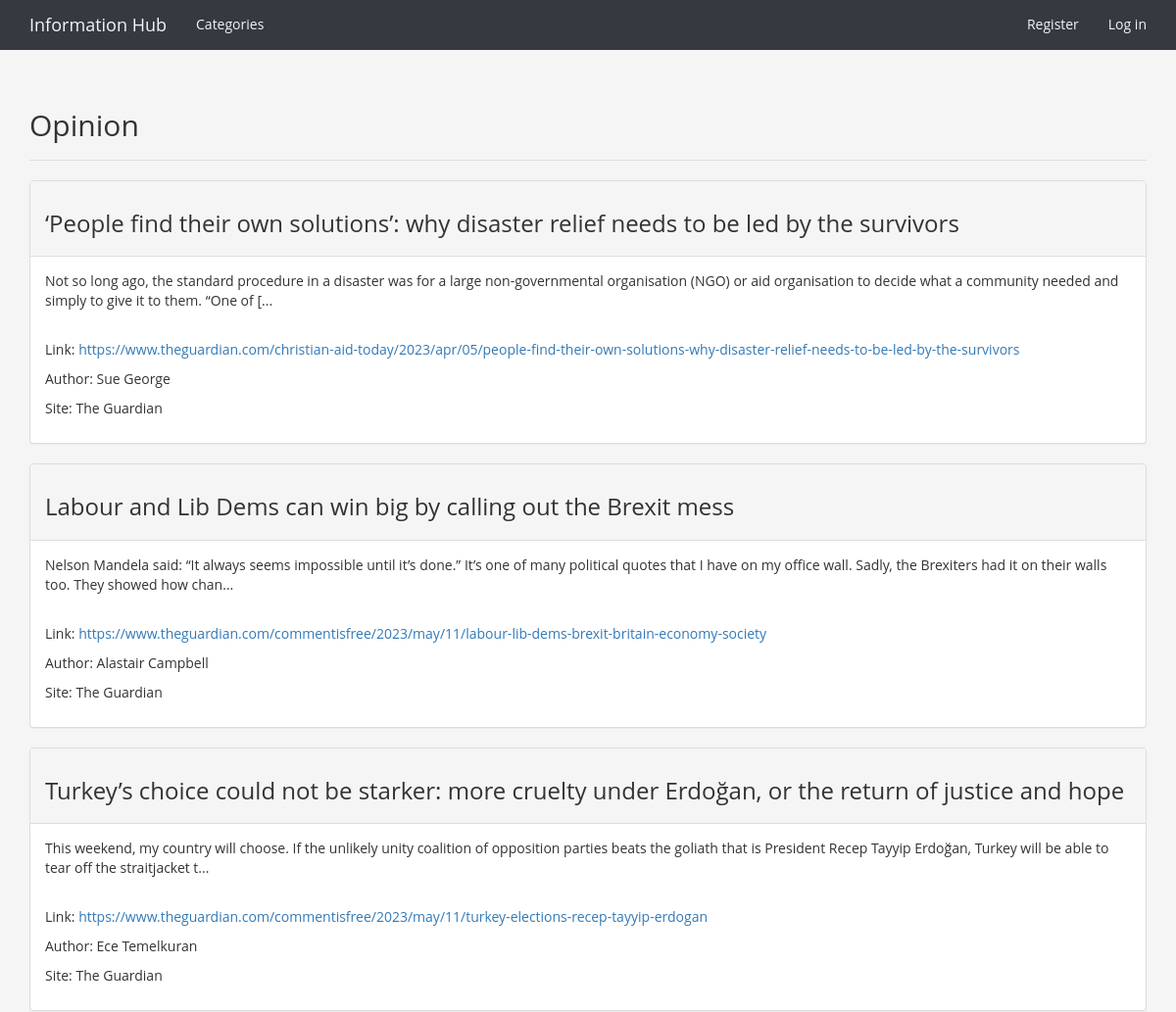
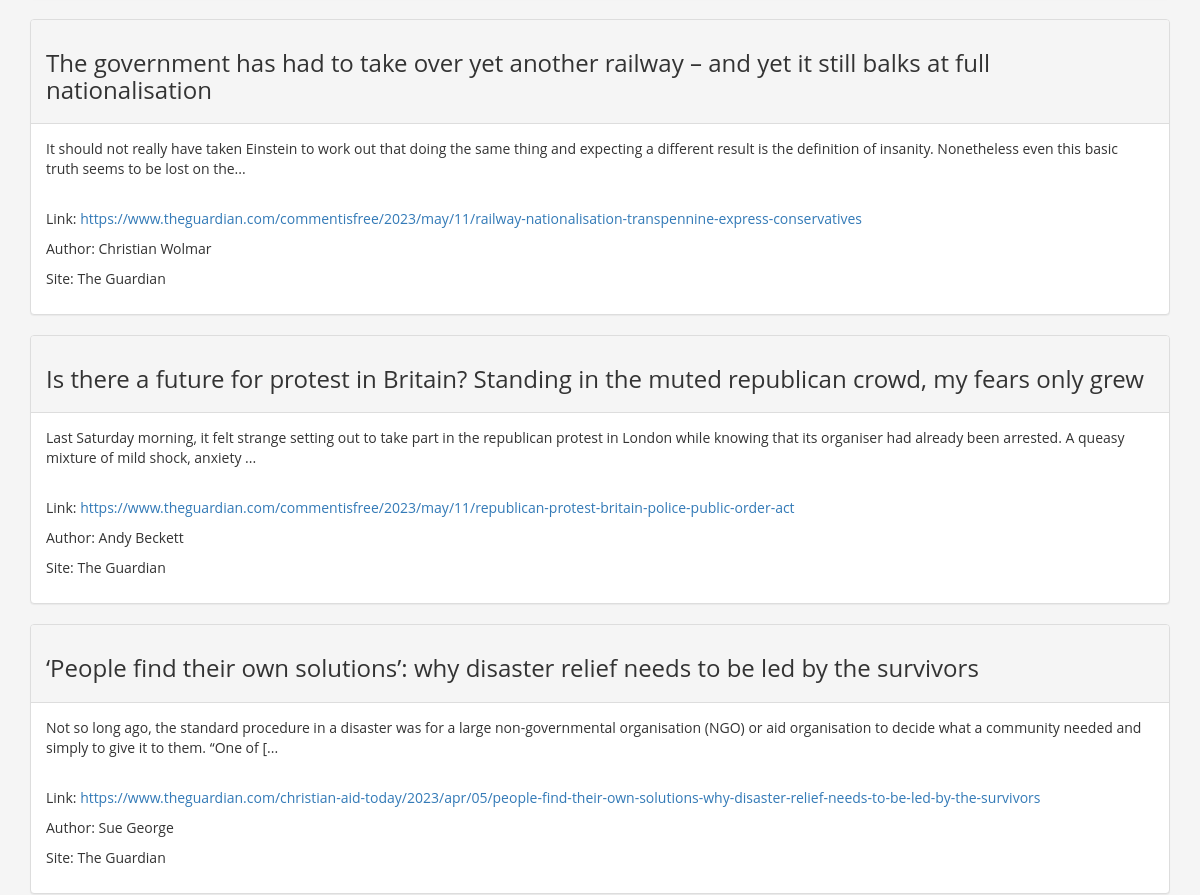
The app's page /categories/6/ (upper part), older data (2 pictures, top to bottom).
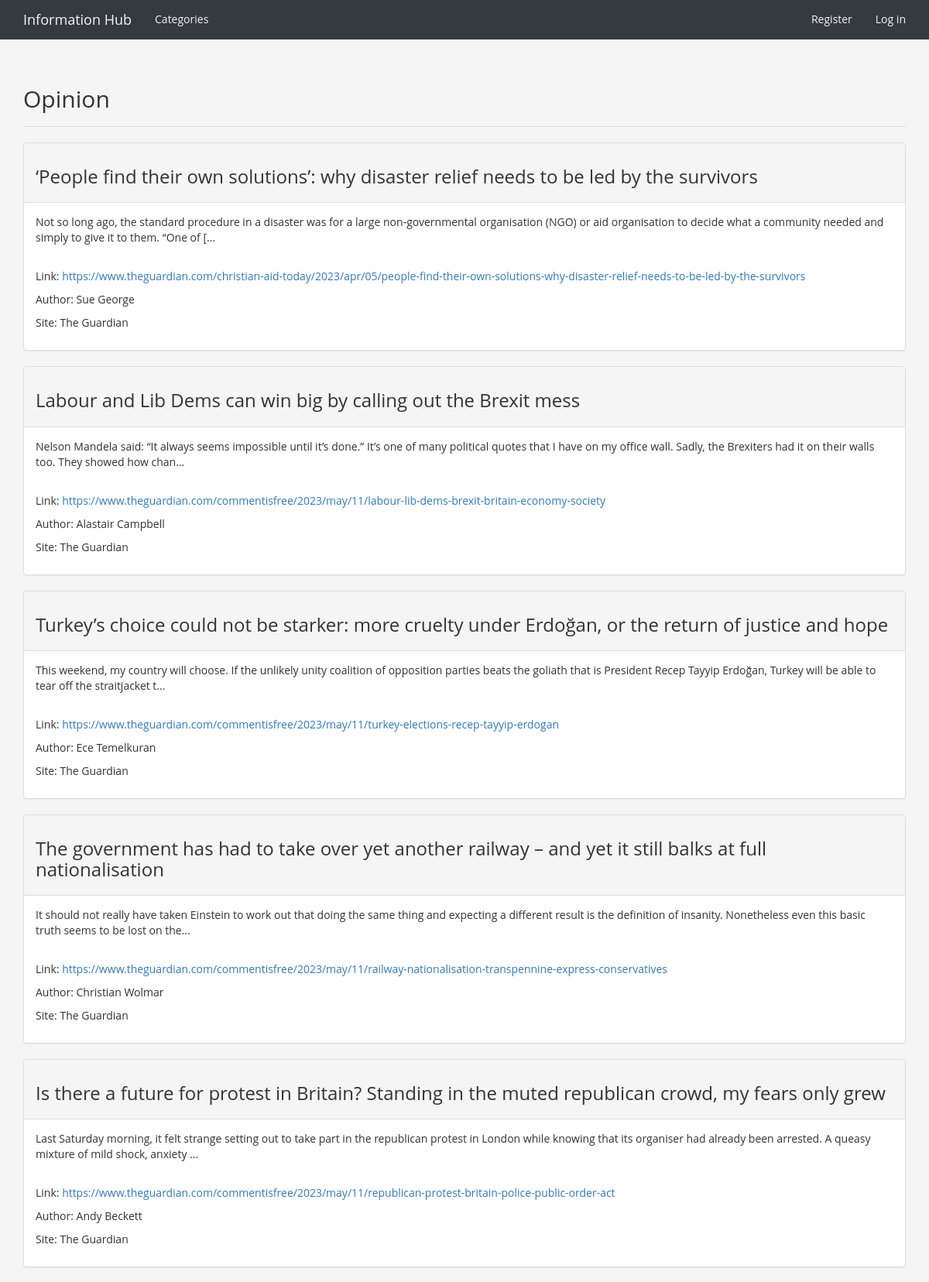
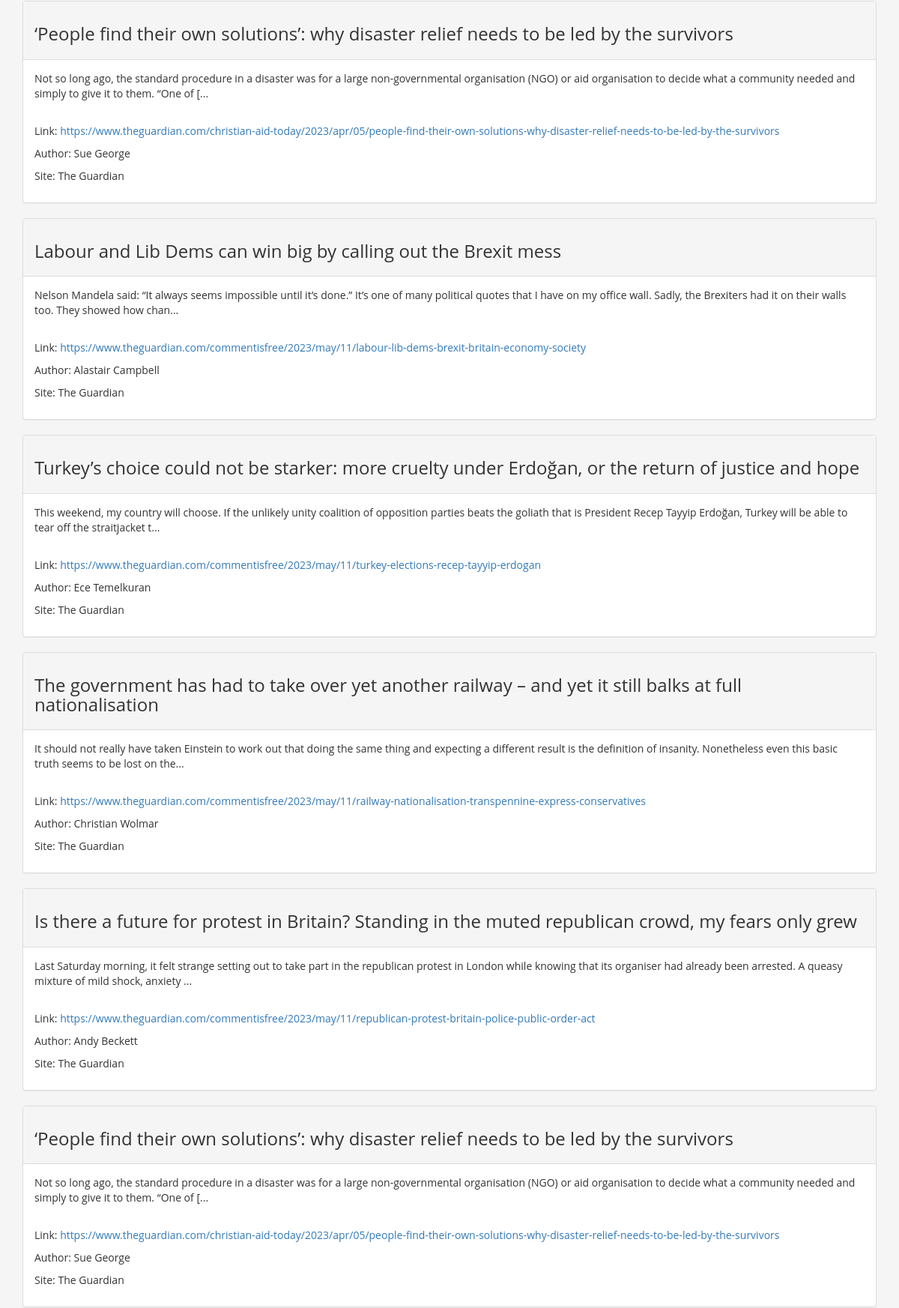
The same page, newer data (2 pictures, top to bottom).
### info_hubs/models.py (models this page shows, shortened)
class Article(models.Model):
    category = models.ForeignKey(
        Category,
        on_delete=models.CASCADE
    )
    text = models.TextField()
    date_added = models.DateTimeField(auto_now_add=True)
    class Meta:
        verbose_name_plural = 'articles'
    def __str__(self):
        return self.text

### info_hubs/views.py (the view)
# urls.py: re_path('^categories/(?P<category_id>\d+)/$', views.category, name='category'),
def category(request, category_id):
    category = Category.objects.get(id=category_id)
    articles = category.article_set.order_by('-date_added')
    for article in articles:
        soup = BeautifulSoup(article.text, 'html.parser')
        headline = soup.find('h3')
        image = soup.find('a href')
        if headline:
            article.headline = headline.text
            article.text = str(soup).replace(str(headline), '')
        if image:
            article.image = image['href']
            article.text = str(soup).replace(str(image), '')
    context = {'category': category, 'articles': articles}
    return render(request, 'info_hubs/category.html', context)

### info_hubs/models.py (called while the page is built)
    def __str__(self):
        return self.text

### info_hubs/templates/info_hubs/category.html (shortened to what this page needs)
{% extends 'info_hubs/base.html' %}
{% block header %}
  <h2>{{ category }}</h2>
{% endblock header %}
{% block content %}
  {% for article in articles %}
      <div class="panel panel-default">
        <div class="panel-heading">
        <h3>
          {{ article.headline }}
        </h3>
      </div>
      <div class="panel-body">
        {{ article|safe }}
      </div>
    </div>
    {% empty %}
      There are no entries for this topic yet.
    {% endfor %}
{% endblock content %}

Row changes from the older to the newer data that the page shows:
added Article: headline "‘People find their own solutions’: why disaster relief needs to be led by the survivors", text "Not so long ago, the standard procedure in a disaster was for a large non-governmental organisation (NGO) or aid organisation to decide what a community needed and simply to give it to them. “One of [... Link: https://www.theguardian.com/christian-aid-today/2023/apr/05/people-find-their-own-solutions-why-disaster-relief-needs-to-be-led-by-the-survivors Author: Sue George Site: The Guardian"
added Article: headline "Labour and Lib Dems can win big by calling out the Brexit mess", text "Nelson Mandela said: “It always seems impossible until it’s done.” It’s one of many political quotes that I have on my office wall. Sadly, the Brexiters had it on their walls too. They showed how chan... Link: https://www.theguardian.com/commentisfree/2023/may/11/labour-lib-dems-brexit-britain-economy-society Author: Alastair Campbell Site: The Guardian"
added Article: headline "Turkey’s choice could not be starker: more cruelty under Erdoğan, or the return of justice and hope", text "This weekend, my country will choose. If the unlikely unity coalition of opposition parties beats the goliath that is President Recep Tayyip Erdoğan, Turkey will be able to tear off the straitjacket t... Link: https://www.theguardian.com/commentisfree/2023/may/11/turkey-elections-recep-tayyip-erdogan Author: Ece Temelkuran Site: The Guardian"
added Article: headline "The government has had to take over yet another railway – and yet it still balks at full nationalisation", text "It should not really have taken Einstein to work out that doing the same thing and expecting a different result is the definition of insanity. Nonetheless even this basic truth seems to be lost on the... Link: https://www.theguardian.com/commentisfree/2023/may/11/railway-nationalisation-transpennine-express-conservatives Author: Christian Wolmar Site: The Guardian"
added Article: headline "Is there a future for protest in Britain? Standing in the muted republican crowd, my fears only grew", text "Last Saturday morning, it felt strange setting out to take part in the republican protest in London while knowing that its organiser had already been arrested. A queasy mixture of mild shock, anxiety ... Link: https://www.theguardian.com/commentisfree/2023/may/11/republican-protest-britain-police-public-order-act Author: Andy Beckett Site: The Guardian"
